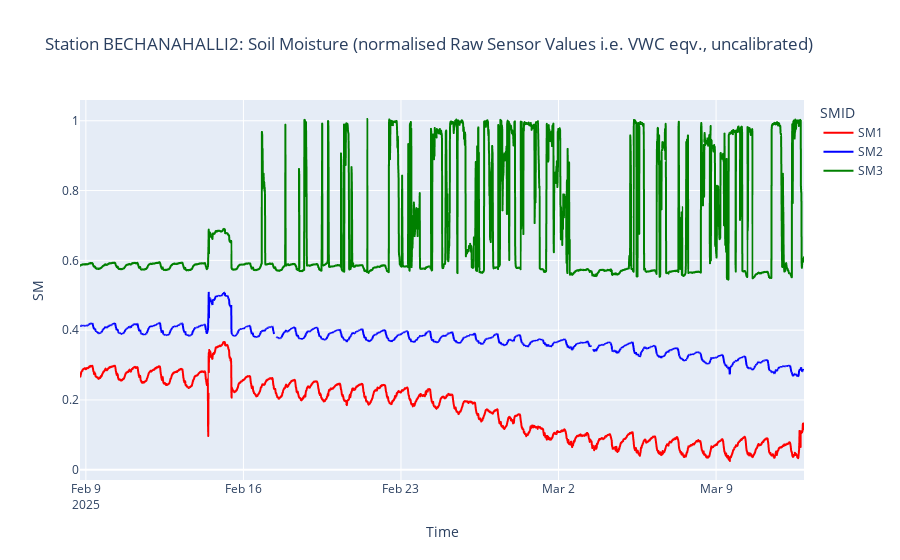

Write notebook code for a chart like this one.
### Code cell
custom_colors = {
    "SM1": "red",
    "SM2": "blue",
    "SM3": "green"
}

fig = px.line(station_plot_sm, x='Time', y='SM', color='SMID', title=f'Station {stn.upper()}: Soil Moisture (normalised Raw Sensor Values i.e. VWC eqv., uncalibrated)',
              color_discrete_map=custom_colors)
fig.show()

os.makedirs('./vis', exist_ok=True)
fig.write_html(f'./vis/station_{stn}_sm-cap.html')

### Figure 1 — Plotly figure (JSON) as saved in the notebook; plotly's stock layout.template omitted (floating-point values rounded to 4 significant figures; data arrays with more than 128 entries replaced by an {"elided": "..."} marker saying what was removed)
{"data": [{"hovertemplate": "SMID=SM1<br>Time=%{x}<br>SM=%{y}<extra></extra>", "legendgroup": "SM1", "line": {"color": "red", "dash": "solid"}, "marker": {"symbol": "circle"}, "mode": "lines", "name": "SM1", "showlegend": true, "type": "scattergl", "x": {"elided": "3089 str values"}, "xaxis": "x", "y": {"elided": "3089 float values"}, "yaxis": "y"}, {"hovertemplate": "SMID=SM2<br>Time=%{x}<br>SM=%{y}<extra></extra>", "legendgroup": "SM2", "line": {"color": "blue", "dash": "solid"}, "marker": {"symbol": "circle"}, "mode": "lines", "name": "SM2", "showlegend": true, "type": "scattergl", "x": {"elided": "3089 str values"}, "xaxis": "x", "y": {"elided": "3089 float values"}, "yaxis": "y"}, {"hovertemplate": "SMID=SM3<br>Time=%{x}<br>SM=%{y}<extra></extra>", "legendgroup": "SM3", "line": {"color": "green", "dash": "solid"}, "marker": {"symbol": "circle"}, "mode": "lines", "name": "SM3", "showlegend": true, "type": "scattergl", "x": {"elided": "3089 str values"}, "xaxis": "x", "y": {"elided": "3089 float values"}, "yaxis": "y"}], "layout": {"legend": {"title": {"text": "SMID"}, "tracegroupgap": 0}, "title": {"text": "Station BECHANAHALLI2: Soil Moisture (normalised Raw Sensor Values i.e. VWC eqv., uncalibrated)"}, "xaxis": {"anchor": "y", "domain": [0, 1], "title": {"text": "Time"}}, "yaxis": {"anchor": "x", "domain": [0, 1], "title": {"text": "SM"}}}}
